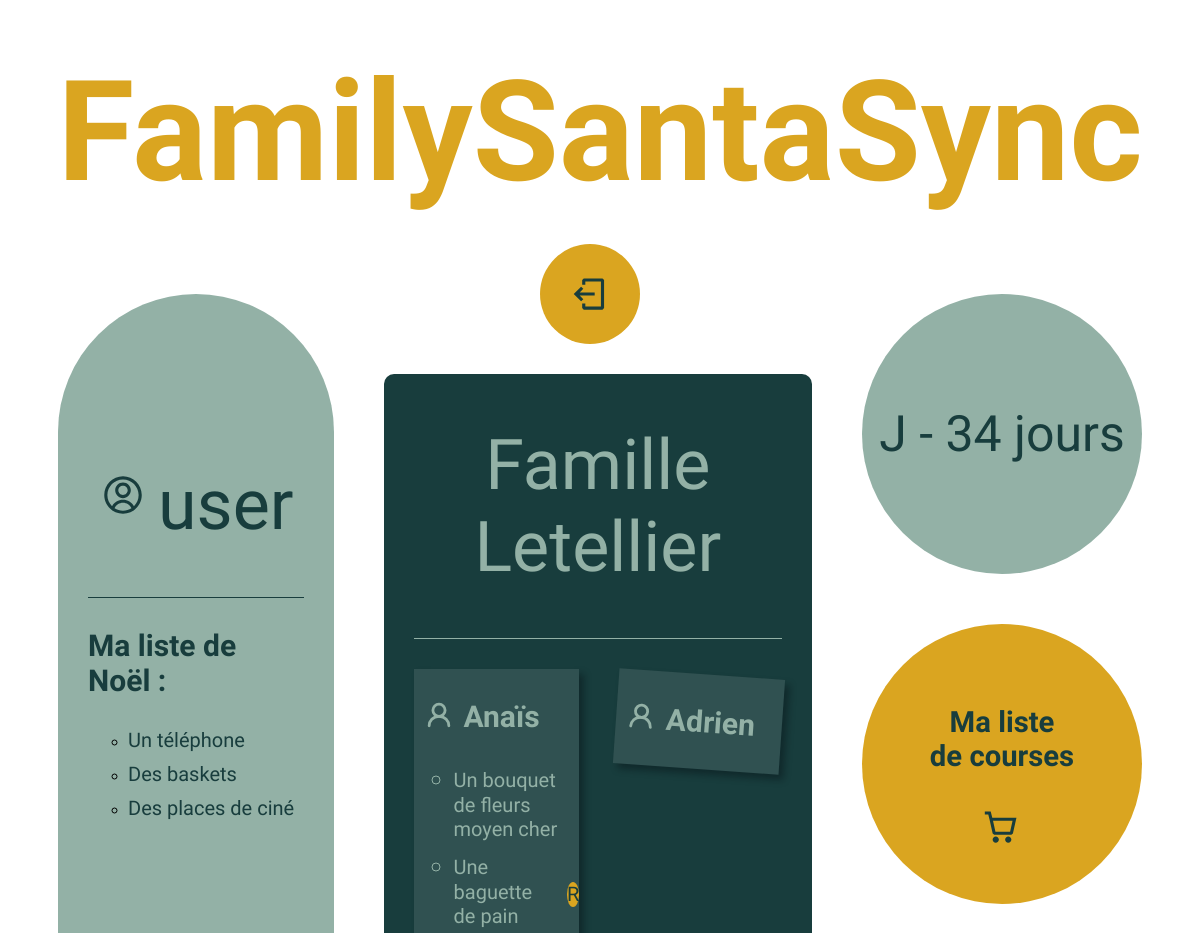
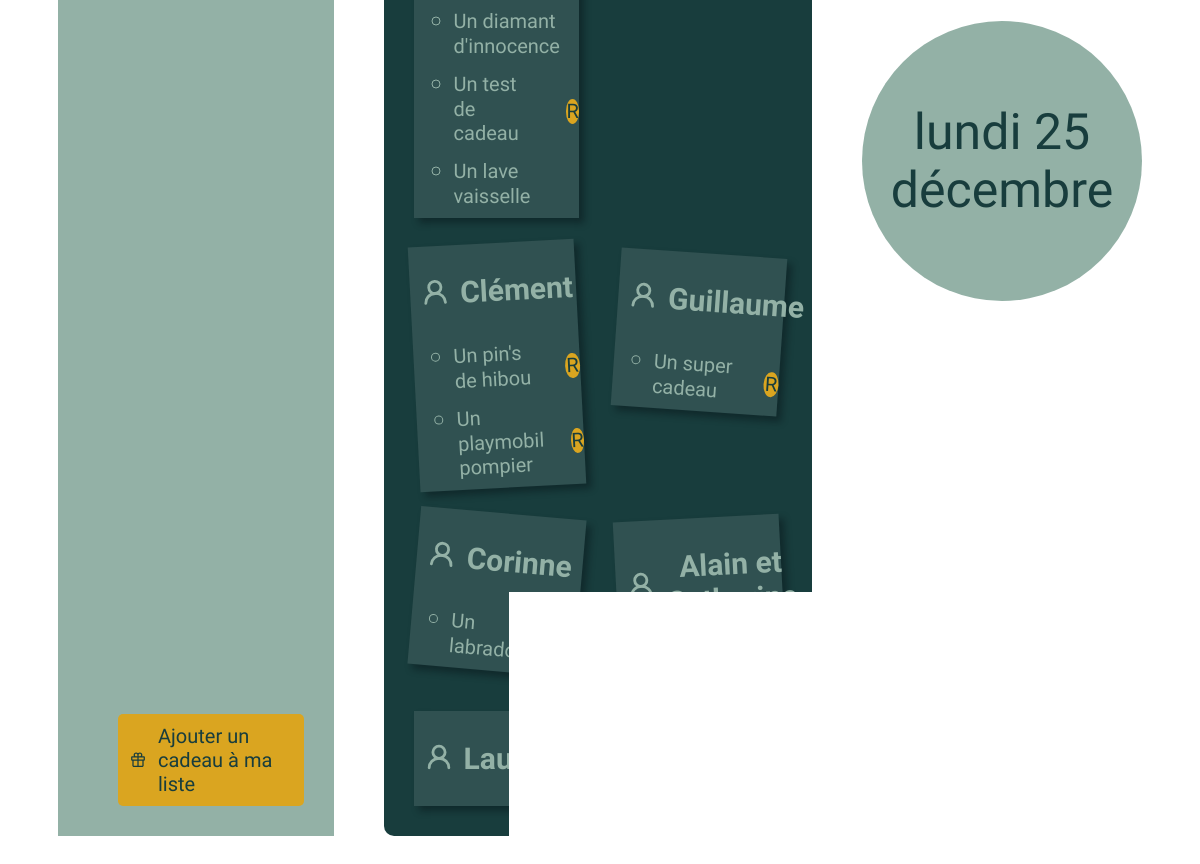
Screenshot of /home/3 with the database file from the repository (2 pictures, top to bottom).
### presents/models.py (models this page shows, shortened)
class Gift(models.Model):
    PRICES = (
        ('PRICE1', 'Moins de 40 €'),
        ('PRICE2', 'Entre 40 et 100 €'),
        ('PRICE3', 'Plus de 100€')
    )
    id = models.AutoField(primary_key=True)
    member = models.ForeignKey(Member, on_delete=models.CASCADE)
    family = models.ForeignKey(Family, on_delete=models.CASCADE)
    name = models.CharField(max_length=100)
    link = models.URLField(null=True, blank=True)
    price = models.CharField(choices=PRICES, max_length=20)

### authentication/models.py (models this page shows)
class Family(models.Model):
    id = models.AutoField(primary_key=True)
    name = models.CharField(max_length=100)
    password = models.CharField(max_length=100)
    def __str__(self):
        return self.name

class Member(models.Model):
    id = models.AutoField(primary_key=True)
    name = models.CharField(max_length=100)
    family = models.ForeignKey(Family, on_delete=models.CASCADE)
    def __str__(self):
        return self.name

### presents/views.py (the view)
# urls.py: 2. Add a URL to urlpatterns:  path('', views.home, name='home')
def home(request, member_id):
    family_name = Member.objects.get(id=member_id).family
    family_id = Member.objects.get(id=member_id).family_id
    my_presents = Gift.objects.filter(member=member_id)
    family_presents = Gift.objects.filter(family=family_name).select_related('member')
    family_members = Member.objects.filter(family_id=family_name).exclude(id=member_id)
    purchases = Purchase.objects.all()
    reserved_gifts = {purchase.gift_id: True for purchase in purchases}
    for present in family_presents:
        present.is_reserved = reserved_gifts.get(present.id, False)
    member = get_object_or_404(Member, id=member_id)
    family = get_object_or_404(Family, id=family_id)
    if request.method == 'POST':
        add_present_form = forms.AddGiftForm(request.POST)
        if add_present_form.is_valid():
            gift = add_present_form.save(commit=False)
            gift.member = member
            gift.family = family
            gift.save()
            return redirect("home", member_id)
        else:
            message = "Erreur dans le formulaire. Veuillez vérifier les données saisies."
    else:
        add_present_form = forms.AddGiftForm()
        message = ""
    christmas_date = datetime(2023, 12, 25)
    now = datetime.now()
    timelaps = christmas_date - now
    return render(request,
                  'home.html',
                  {
                    'my_presents': my_presents,
                    'family_presents': family_presents,
                    'family_members': family_members,
                    'family_name': family_name,
                    'add_present_form': add_present_form,
                    'message':message,
                    'timelaps': timelaps
                  }
                )

### presents/templates/home.html (shortened to what this page needs)
{% extends 'base.html' %}
{% block content %}
<div class="home_page">
    <div class="my_presents">
        <div class="my_presents_content">
            <div class="header_member">
                <img src="../../authentication/static/member.svg"/>
                <p class="id_member">{{ request.session.member|default:"user"}}</p>
            </div>
            <div class="line"></div>
            <h3>Ma liste de Noël : </h3>
            <ul>
                {% for my_present in my_presents %}
                <li><a href="{% url 'present-detail' my_present.id %}">{{my_present.name}}</a></li>
                {% endfor %}
            </ul>
            <a class="yellow_button">
                <div onclick="openPopup()">
                    <img src="../../authentication/static/gift.svg"/>
                    <p>Ajouter un cadeau à ma liste</p>
                </div>
            </a>
        </div>
    </div>
    <div class="family_presents">
        <div class="family_presents_content">
            <p class="id_family">Famille {{family_name}}</p>
            <div class="family_presents_content_center">
                {% for family_member in family_members %}
                <div class="family_member">
                    <div class="header_family">
                        <img src="../../authentication/static/family.svg"/>
                        <h3>{{family_member}}</h3>
                    </div>
                    {% for present in family_presents %}
                    <ul>
                        {% if present.member == family_member %}
                        <div class="a_present_preview">
                            <li><a href="{% url 'present-detail' present.id %}">{{present.name}}</a></li>
                            {% if present.is_reserved %}
                                <div class="is_booked_preview">
                                    <p>R</p>
                                </div>
                            {% endif %}
                        </div>
                        {% endif %}
                    </ul>
                    {% endfor %}
                </div>
                {% endfor %}
            </div>
        </div>
    </div>
    <div class="right_home">
        <div class="countdown">
            <p>J -&nbsp</p>
            <p>{{timelaps.days}} jours</p>
        </div>
        <div class="shopping_list">
            <a href="{% url 'shopping-list' request.session.member_id %}">
                <h3>Ma liste </br>de courses</h3>
                <img src="../../authentication/static/cart.svg"/>
            </a>
        </div>
        <div class="countdown">
            <p>lundi 25 </br>décembre</p>
        </div>
    </div>
</div>
{% endblock content %}

### rows the page displays
Gift: name "Un téléphone"
Gift: name "Des baskets"
Gift: name "Des places de ciné"
Family: name "Letellier"
Member: name "Anaïs"
Gift: name "Un bouquet de fleurs moyen cher"
Gift: name "Une baguette de pain", shows "R"
Gift: name "Un diamant d'innocence"
Gift: name "Un test de cadeau", shows "R"
Gift: name "Un lave vaisselle"
Member: name "Adrien"
Member: name "Clément"
Gift: name "Un pin's de hibou", shows "R"
Gift: name "Un playmobil pompier", shows "R"
Member: name "Guillaume"
Gift: name "Un super cadeau", shows "R"
Member: name "Corinne"
Gift: name "Un labrador"
Member: name "Alain et Catherine"
Member: name "Laureen"

### other values shown
{{ request.session.member|default:"user" }} "user"
